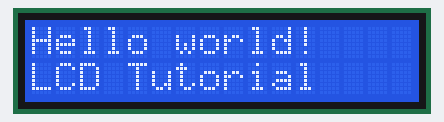
A sketch run on a simulated Arduino Uno, built with avr-gcc and run on an emulated ATmega328P. On the bench: 16×2 character LCD.

Above: at 1.1 s.
At 6.2 s:
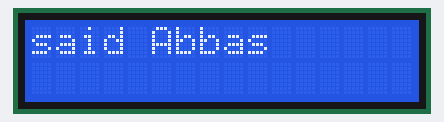

Measured:
- what the display in image 0 shows lasts 5.0 s, from 1.1 s to 6.1 s

The sketch:

lcd.ino
```cpp
#include <LiquidCrystal_I2C.h>

LiquidCrystal_I2C lcd(0x27,16,2);  // set the LCD address to 0x3F for a 16 chars and 2 line display

void setup() {
  lcd.init();
  lcd.clear();
  lcd.backlight();

  delay(1000);
  lcd.setCursor(0,0);
  lcd.print("Hello world!");

  lcd.setCursor(0,1);
  lcd.print("LCD Tutorial");
  delay(5000);


 lcd.setCursor(0,0);
lcd.clear();
  lcd.print("said Abbas");

}

void loop()
{

}
```
